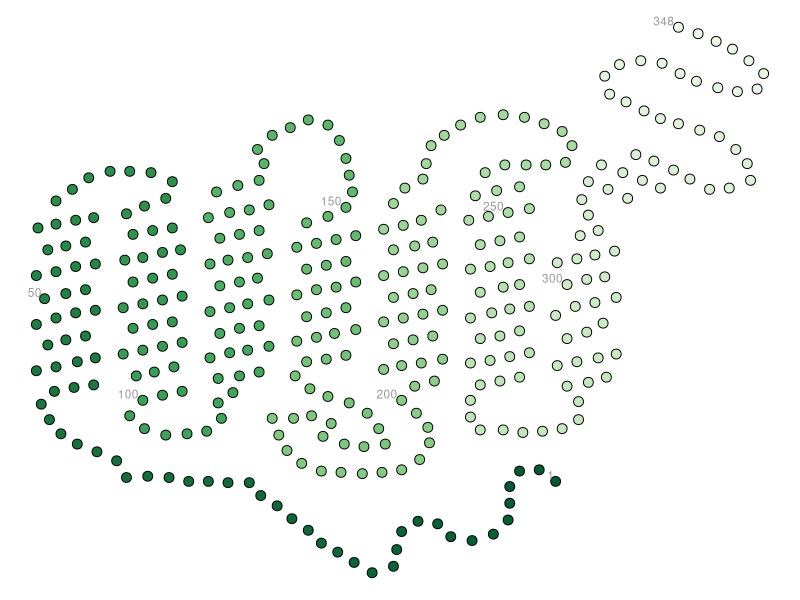
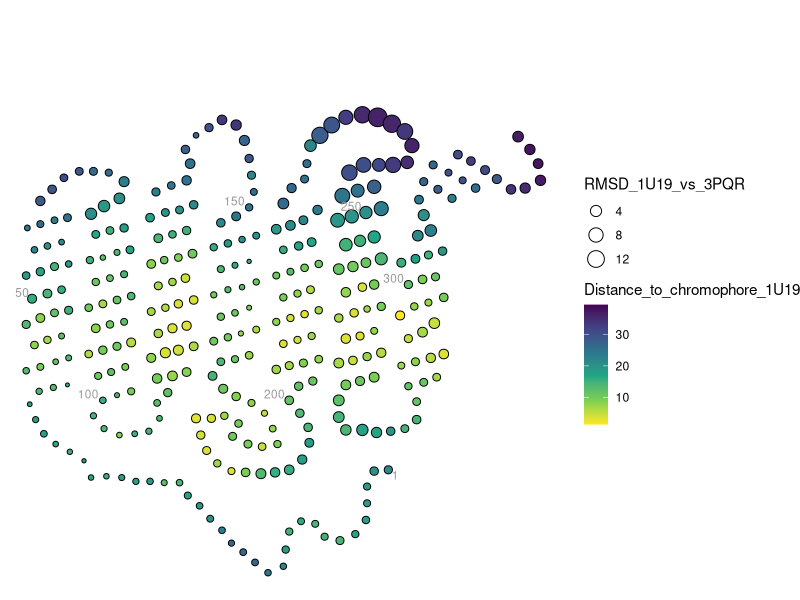
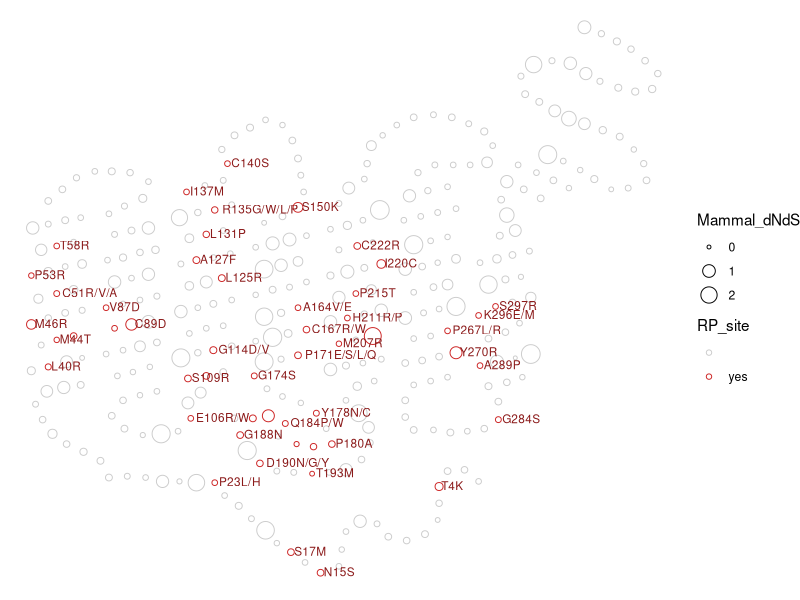
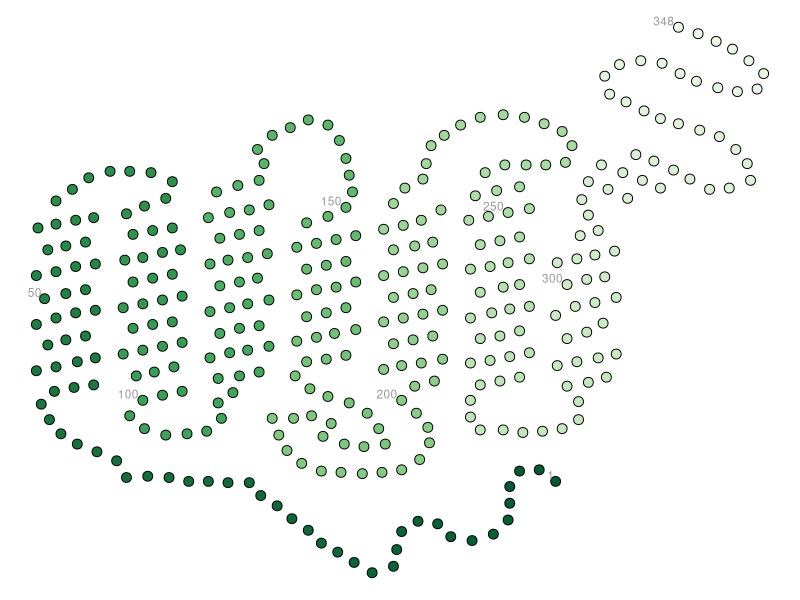
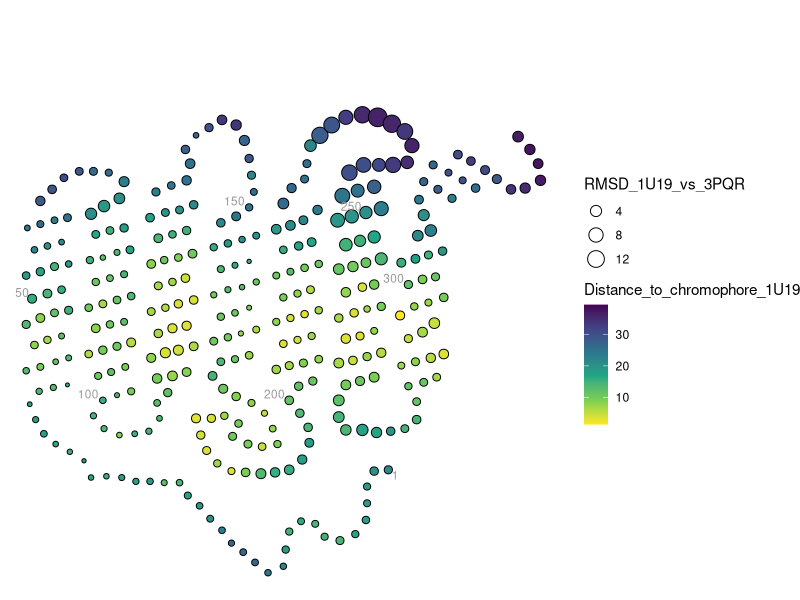
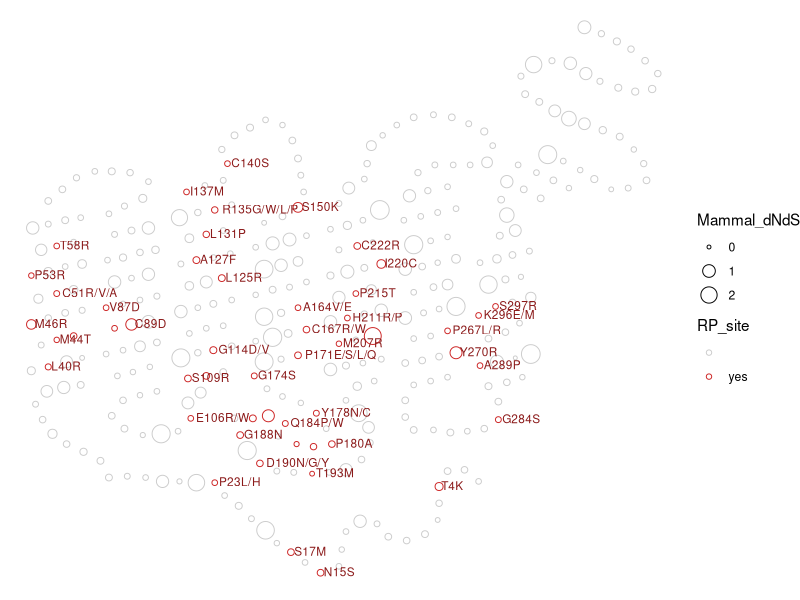

Recreate these plots in R, in order.
#####################################################################
# Script for snake plot depiction of rhodopsin data in ggplot
# Last updated 2022-06-28 - Alexander Van Nynatten
#####################################################################

library(tidyverse)

# File contains x/y positions of each site in rhodopsin
snake_rho <- read.csv('rho_snake_plot.csv')

# Plots rhodopsin snake plot with rainbow colour by site
ggplot(snake_rho, aes(x = X_axis, y = Y_axis)) + 

	geom_point(aes(fill = Site), 
		shape = 21, size = 3) + 

	geom_text(aes(label=ifelse(Site %in% 
	c(1, seq(50,350,50), 348),as.character(Site),'')),
	hjust = 1.2, vjust = -0.2, colour = 'grey60', size = 3) + 

	theme_void() + 
	scale_fill_distiller(palette = "greens") + 
	theme(legend.position = "none")

ggsave('Rhodpsin_snake_plot_1.png')

#####################################################################
# Some examples of data that can be visualized on the snake plot
#####################################################################

# Structural data from Van Nynatten et al. 2021
rho_struct_data <- read_csv('rho_strunc_func_data.csv')

# Combines the data with the snake plot data
rho_struct_snake <- snake_rho %>% 
	left_join(rho_struct_data)

# Plots the data
ggplot(rho_struct_snake, aes(x = X_axis, y = Y_axis)) + 

	geom_point(aes(fill = Distance_to_chromophore_1U19,
				   size = RMSD_1U19_vs_3PQR), 
		shape = 21) + 

	geom_text(aes(label=ifelse(Site %in% 
	c(1, seq(50,350,50)),as.character(Site),'')),
	hjust = 1.2, vjust = -0.2, colour = 'grey60', size = 3) + 

	theme_void() + 
	scale_fill_viridis_c(direction = -1)

ggsave('Rhodpsin_snake_plot_2.png')

#####################################################################

# dN/dS and disease associated data from Hauser et al. 2016
rho_disease_data <- read_csv('rho_disease_dnds_data.csv')

# Combines the data with the snake plot data
rho_disease_snake <- snake_rho %>% 
	left_join(rho_disease_data) %>%
	mutate(RP_site = ifelse(is.na(ADRP_substitutions) == TRUE, '', 'yes'))

# Plots the data
ggplot(rho_disease_snake, aes(x = X_axis, y = Y_axis)) + 

	geom_point(aes(size = Mammal_dNdS, colour = RP_site), 
		shape = 21) + 

	geom_text(aes(label=ADRP_substitutions),
		hjust = -0.1, vjust = 0.4, size = 3, check_overlap = TRUE, colour = 'firebrick4') + 

	theme_void() + 
	scale_colour_manual(values = c('grey80', 'firebrick3'))

ggsave('Rhodpsin_snake_plot_3.png')

#####################################################################